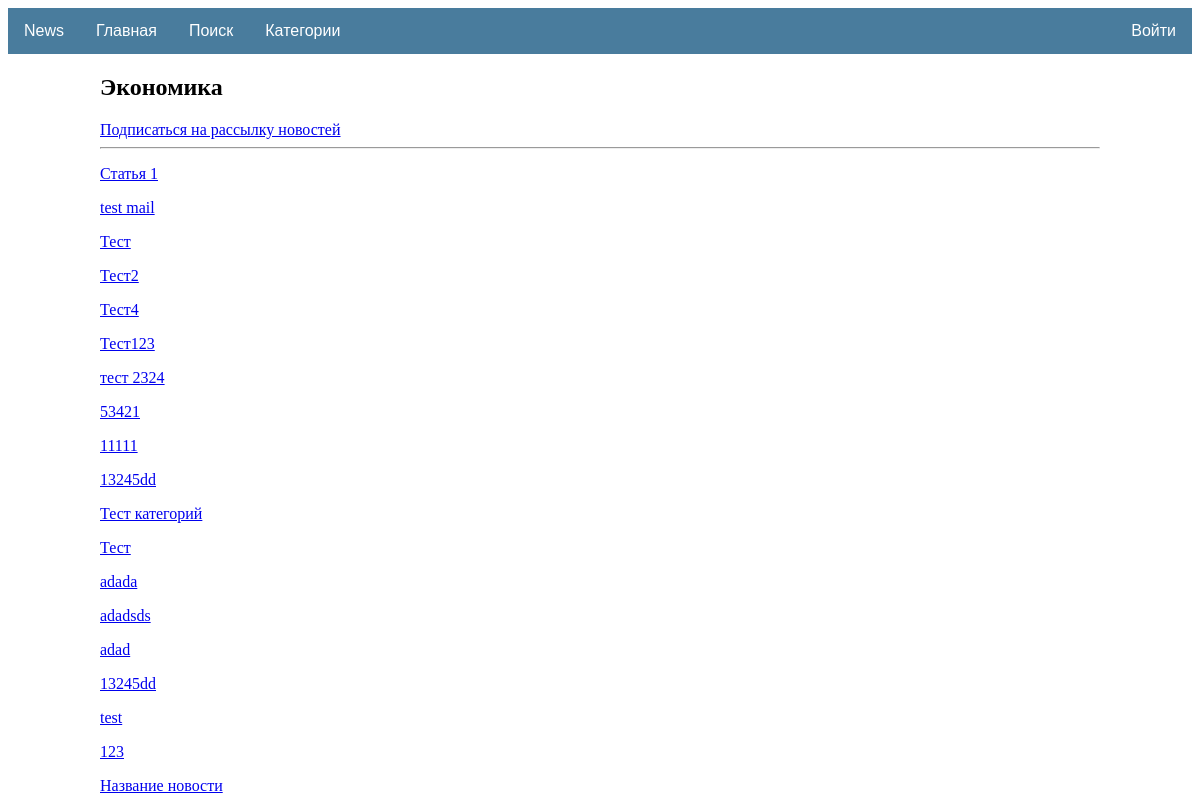
The app's page /category/3/, older data.
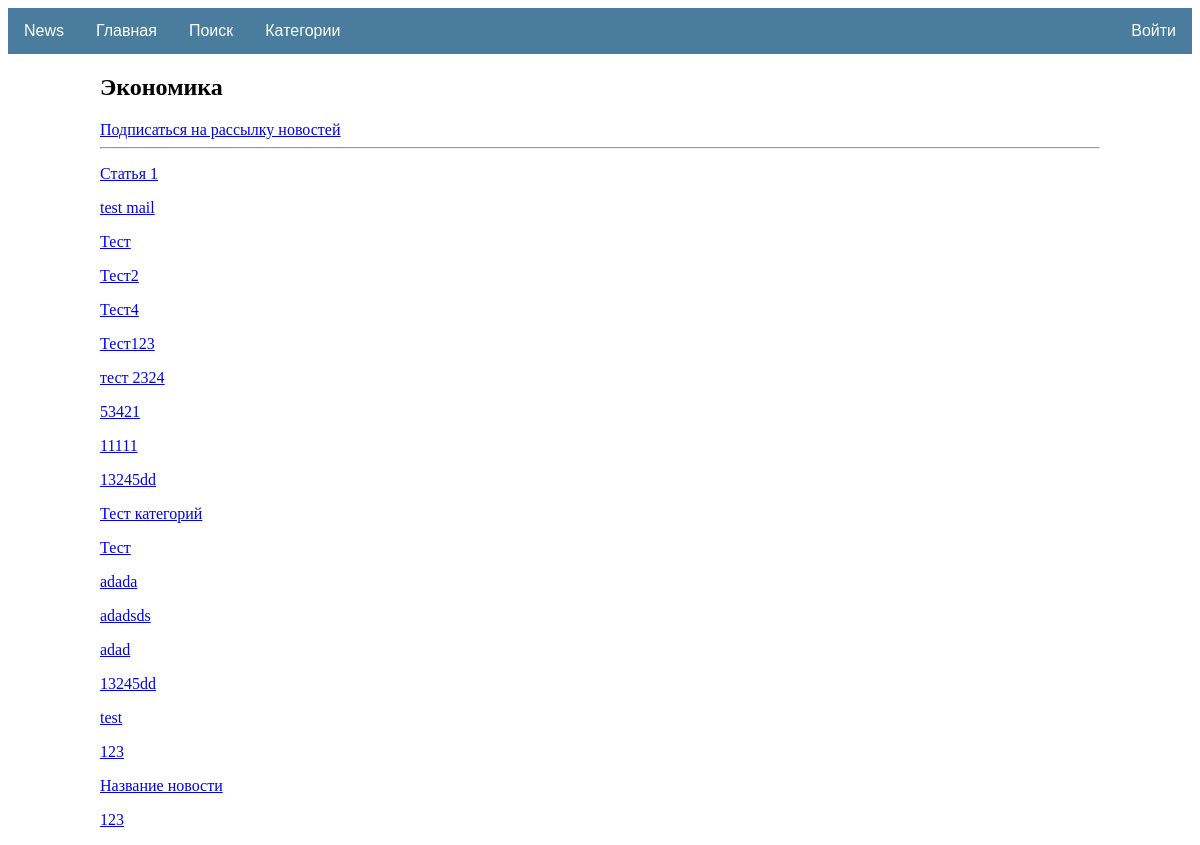
The same page, newer data.
### news/models.py (models this page shows, shortened)
class Post(models.Model):
    news = 'Новость'
    article = 'Статья'
    type = [(news, 'Новость'), (article, 'Статья')]
    post_author = models.ForeignKey(Author, on_delete=models.CASCADE, verbose_name='Автор') # Автор
    post_type = models.CharField(max_length=30, choices=type, verbose_name='Тип') # Тип публикации
    post_time = models.DateTimeField(auto_now_add=True, verbose_name='Дата публикации') # Дата публикации
    post_category = models.ManyToManyField(Category, verbose_name='Категории') # Категории
    post_title = models.CharField(max_length=50, verbose_name='Заголовок') # Заголовок
    post_text = models.TextField(verbose_name='Текст') # Текст
    post_rating = models.IntegerField(default=0) # Рейтинг
    post_likes = models.IntegerField(default=0) # Понравилось
    post_dislikes = models.IntegerField(default=0) # Не понравилось

### news/views.py (the view)
# urls.py: path('category/<int:pk>/', PostCategoryDetails.as_view(), name='category_posts'),
class PostCategoryDetails(DetailView):
    template_name = 'news/category.html'
    context_object_name = 'category'
    queryset = Category.objects.all()
    def get_context_data(self, **kwargs):
        context = super().get_context_data(**kwargs)
        id = self.kwargs.get('pk')
        category = Category.objects.get(pk=id)
        posts = []
        for i in list(Post.objects.filter(post_category__title=category)):
            posts.append(i)
        context['category_posts'] = posts
        return context

### news/models.py (called while the page is built)
    def __str__(self):
        return f'{self.title}'

### templates/news/category.html
{% extends 'default.html' %}
{% block content %}
<h2>
 {{ category.title }}
</h2>
<div>
    <a href="{% url 'subscribe' category.pk %}">Подписаться на рассылку новостей</a>
</div>
<hr>
{% for post in category_posts %}
<p><a href="{% url 'post' post.pk %}">{{ post.post_title }}</p>
{% endfor %}
{% endblock %}

Row changes from the older to the newer data that the page shows:
now on this page (row edited): Post: post_title "123"
